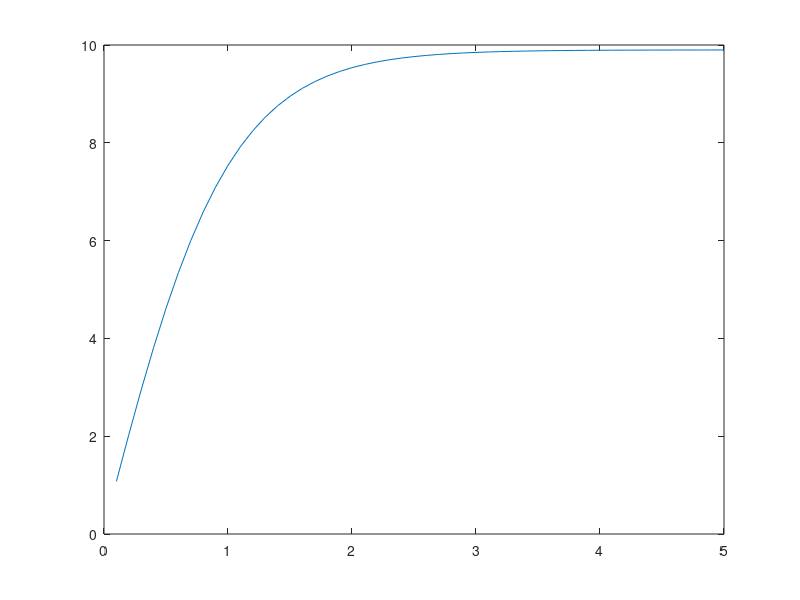

Source code (MATLAB):
clear all; close all;
h = 0.1; t = 0.0; N = 50; v= 0.1;
f = @(t,v) 9.8-0.1*v^2;
fprintf('Paso 0: t = %12.8f, v = %12.8f \n',t,v)
for i = 1:N
  k1 = h*f(t,v);
  k2 = h*f(t+h/2,v+k1/2);
  k3 = h*f(t+h/2,v+k2/2);
  k4 = h*f(t+h,v+k3);
  v = v +(k1+2*k2+2*k3+k4)/6;
  t = t + h;
  fprintf('Paso %d: t = %12.8f, v1 = %12.8f \n',i,t,v)
  fv(i) = v; t1(i) = t;
end
figure(1);clf;
plot(t1,fv)
